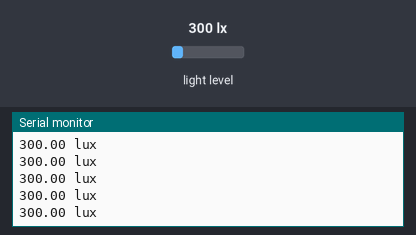
Simulated run of this sketch. Board: Arduino Uno, built with avr-gcc and run on an emulated ATmega328P. On the bench: the last lines printed to the serial monitor. The inputs (shaded band) are chosen by the test bench; at power-on: light level 300 lx.

Above: at 1.8 s.
1.9 s: light level set to 40 lx
At 1.94 s:
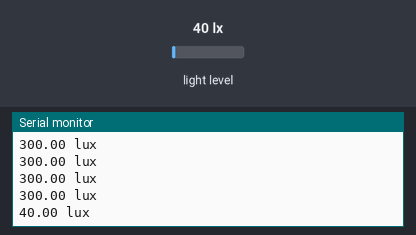
3.4 s: light level set to 500 lx
At 3.42 s:
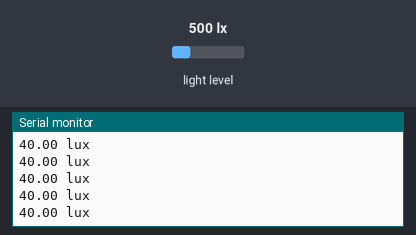
Timing chart, 0 to 6.4 s (numbered marks = the images above; inputs shaded):
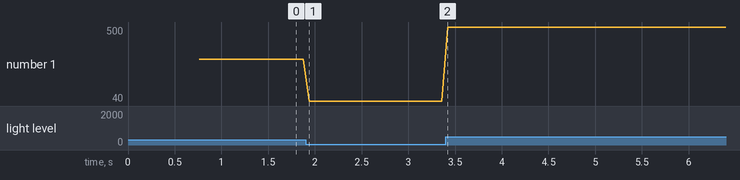

The sketch:

light_sensors.ino
```cpp
//Light Sensor Example
#include <Wire.h>
#include <Adafruit_Sensor.h>
#include <Adafruit_TSL2561_U.h>

/* This driver uses the Adafruit unified sensor library (Adafruit_Sensor),
   which provides a common 'type' for sensor data and some helper functions.

   To use this driver you will also need to download the Adafruit_Sensor
   library and include it in your libraries folder.

   You should also assign a unique ID to this sensor for use with
   the Adafruit Sensor API so that you can identify this particular
   sensor in any data logs, etc.  To assign a unique ID, simply
   provide an appropriate value in the constructor below (12345
   is used by default in this example).

   Connections
   ===========
   Connect SCL to analog 5
   Connect SDA to analog 4
   Connect VDD to 3.3V DC
   Connect GROUND to common ground

   I2C Address
   ===========
   The address will be different depending on whether you leave
   the ADDR pin floating (addr 0x39), or tie it to ground or vcc.
   The default addess is 0x39, which assumes the ADDR pin is floating
   (not connected to anything).  If you set the ADDR pin high
   or low, use TSL2561_ADDR_HIGH (0x49) or TSL2561_ADDR_LOW
   (0x29) respectively.

   History
   =======
   2013/JAN/31  - First version (KTOWN)
*/

Adafruit_TSL2561_Unified tsl = Adafruit_TSL2561_Unified(TSL2561_ADDR_FLOAT, 12345);

/**************************************************************************/
/*
    Displays some basic information on this sensor from the unified
    sensor API sensor_t type (see Adafruit_Sensor for more information)
*/
/**************************************************************************/
void displaySensorDetails(void)
{
  sensor_t sensor;
  tsl.getSensor(&sensor);
  Serial.println("------------------------------------");
  Serial.print  ("Sensor:       "); Serial.println(sensor.name);
  Serial.print  ("Driver Ver:   "); Serial.println(sensor.version);
  Serial.print  ("Unique ID:    "); Serial.println(sensor.sensor_id);
  Serial.print  ("Max Value:    "); Serial.print(sensor.max_value); Serial.println(" lux");
  Serial.print  ("Min Value:    "); Serial.print(sensor.min_value); Serial.println(" lux");
  Serial.print  ("Resolution:   "); Serial.print(sensor.resolution); Serial.println(" lux");
  Serial.println("------------------------------------");
  Serial.println("");
  delay(500);
}

/**************************************************************************/
/*
    Configures the gain and integration time for the TSL2561
*/
/**************************************************************************/
void configureSensor(void)
{
  /* You can also manually set the gain or enable auto-gain support */
  // tsl.setGain(TSL2561_GAIN_1X);      /* No gain ... use in bright light to avoid sensor saturation */
  // tsl.setGain(TSL2561_GAIN_16X);     /* 16x gain ... use in low light to boost sensitivity */
  tsl.enableAutoRange(true);            /* Auto-gain ... switches automatically between 1x and 16x */

  /* Changing the integration time gives you better sensor resolution (402ms = 16-bit data) */
  tsl.setIntegrationTime(TSL2561_INTEGRATIONTIME_13MS);      /* fast but low resolution */
  // tsl.setIntegrationTime(TSL2561_INTEGRATIONTIME_101MS);  /* medium resolution and speed   */
  // tsl.setIntegrationTime(TSL2561_INTEGRATIONTIME_402MS);  /* 16-bit data but slowest conversions */

  /* Update these values depending on what you've set above! */
  Serial.println("------------------------------------");
  Serial.print  ("Gain:         "); Serial.println("Auto");
  Serial.print  ("Timing:       "); Serial.println("13 ms");
  Serial.println("------------------------------------");
}


void init_light_sensor(void){
    /* Initialise the sensor */
  if(!tsl.begin())
  {
    /* There was a problem detecting the ADXL345 ... check your connections */
    Serial.print("Ooops, no TSL2561 detected ... Check your wiring or I2C ADDR!");
    while(1);
  }

  /* Display some basic information on this sensor */
  displaySensorDetails();

  /* Setup the sensor gain and integration time */
  configureSensor();

  /* We're ready to go! */
  Serial.println("");

}
float pull_light_sensor(void){
    /* Get a new sensor event */
  sensors_event_t event;
  tsl.getEvent(&event);

  /* Display the results (light is measured in lux) */
  if (event.light)
  {
    float val = event.light;
    //Serial.print(val); Serial.println(" lux");
    return val;
  }
  else
  {
    /* If event.light = 0 lux the sensor is probably saturated
       and no reliable data could be generated! */
    //Serial.println("Sensor overload");
    return -1;
  }
}

void setup(void)
{
Serial.begin(9600);
init_light_sensor();
}

void loop(void)
{
Serial.print(pull_light_sensor());Serial.println(" lux");
  delay(50);
}
```

Measured:
- after the input at 1.9 s, the serial monitor: prints a new line at once (image 1)
- plotted number 1: 300 → 40 after the input at 1.9 s, 40 → 500 after the input at 3.4 s
